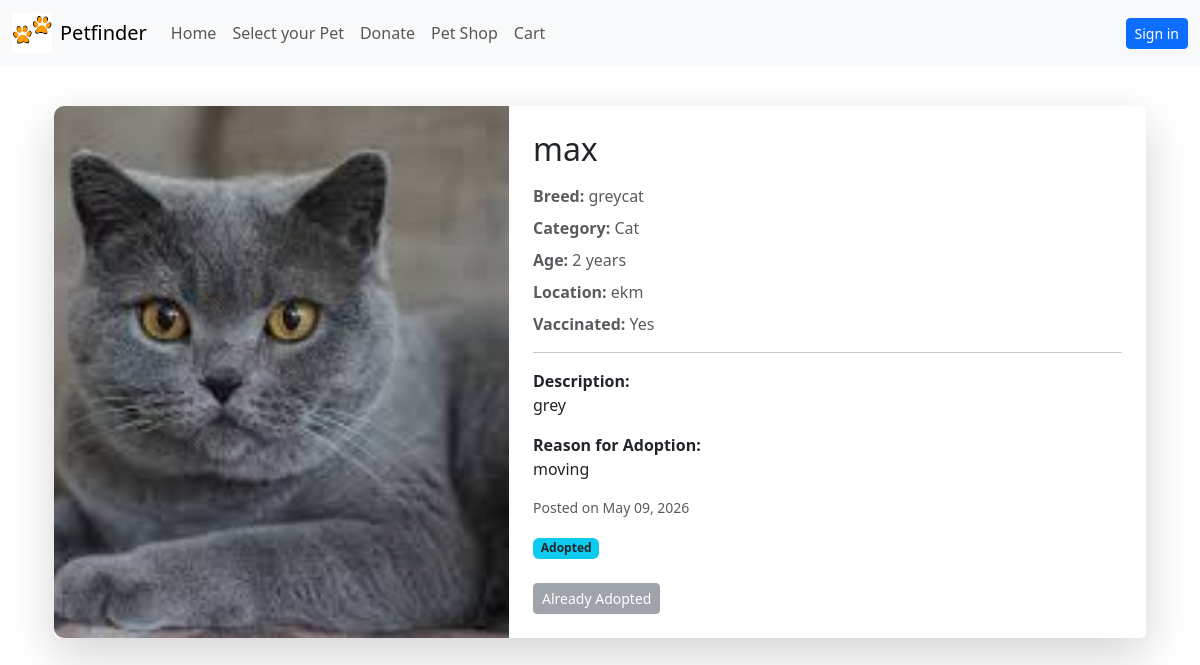
Page /pets/petselect/6 on the committed database.
### petoperation/models.py (models this page shows, shortened)
class Pet(models.Model):
    pet_name=models.CharField(max_length=30)
    pet_img=models.ImageField(upload_to='don_petimg')
    pet_cat=models.ForeignKey(Category,on_delete=models.CASCADE)
    pet_breed=models.ForeignKey(Breed,on_delete=models.CASCADE)
    pet_age=models.IntegerField()
    price=models.FloatField(blank=True,null=True)
    pet_location=models.CharField(max_length=50)
    pet_vaccinated=models.BooleanField(default=False)
    pet_desc=models.TextField()
    pet_reason=models.CharField(max_length=100)
    posted_date=models.DateTimeField(auto_now_add=True)
    status=models.CharField(max_length=50,choices=(('available','Available'),('adopted','Adopted')),
                            default='available')
    user=models.ForeignKey(CustomUser,on_delete=models.CASCADE)

class Breed(models.Model):
    cat=models.ForeignKey(Category,on_delete=models.CASCADE)
    breed_name=models.CharField(max_length=30)

class Category(models.Model):
    name=models.CharField(max_length=50)
    image=models.ImageField(upload_to='petcategory')

### petoperation/views.py (the view)
# urls.py: path('petselect/<int:id>',view_allpet,name="view_allpet"),
def view_allpet(request,id):
   pet_selected=get_object_or_404(Pet,id=id)
   return render(request,'pet_selected.html',{'pet_selected':pet_selected})

### Templates/pet_selected.html
{% extends 'base.html' %}
{% block content %}
<div class="container py-4">
  <div class="card shadow-lg border-0">
    <div class="row g-0">
      <div class="col-md-5">
        <img src="{{ pet_selected.pet_img.url }}"
             class="img-fluid h-100 w-100"
             style="object-fit: cover; border-radius: 10px 0 0 10px;"
             alt="{{ pet_selected.pet_name }}">
      </div>
      <div class="col-md-7">
        <div class="card-body p-4">
          <h2 class="card-title mb-3">
            {{ pet_selected.pet_name }}
          </h2>
          <p class="text-muted mb-2">
            <strong>Breed:</strong> {{ pet_selected.pet_breed.breed_name }}
          </p>
          <p class="text-muted mb-2">
            <strong>Category:</strong> {{ pet_selected.pet_cat.name }}
          </p>
          <p class="text-muted mb-2">
            <strong>Age:</strong> {{ pet_selected.pet_age }} years
          </p>
          <p class="text-muted mb-2">
            <strong>Location:</strong> {{ pet_selected.pet_location }}
          </p>
          <p class="text-muted mb-2">
            <strong>Vaccinated:</strong> {{ pet_selected.pet_vaccinated|yesno:"Yes,No" }}
          </p>
          <hr>
          <p>
            <strong>Description:</strong><br>
            {{ pet_selected.pet_desc }}
          </p>
          <p>
            <strong>Reason for Adoption:</strong><br>
            {{ pet_selected.pet_reason }}
          </p>
          <p class="text-muted small">
            Posted on {{ pet_selected.posted_date|date:"F d, Y" }}
          </p>
          <div class="mt-3">
            <span class="badge bg-info text-dark mb-3">
              {{ pet_selected.status|capfirst }}
            </span>
            <div class="mt-2">
              {% if pet_selected.status == 'adopted' %}
                <button class="btn btn-secondary btn-sm" disabled>
                  Already Adopted
                </button>
              {% else %}
                <a href="{% url 'petoperation:pet_booking' pet_selected.id %}"
                   class="btn btn-primary btn-sm">
                  Adopt Now
                </a>
              {% endif %}
            </div>
          </div>
        </div>
      </div>
    </div>
  </div>
</div>
{% endblock %}

### rows in the picture
Pet: pet_img (picture), pet_name "max", pet_breed.breed_name "greycat", pet_cat.name "Cat", pet_age "2", pet_location "ekm", pet_vaccinated "Yes", pet_desc "grey", pet_reason "moving", posted_date "May 09, 2026", status "Adopted"
